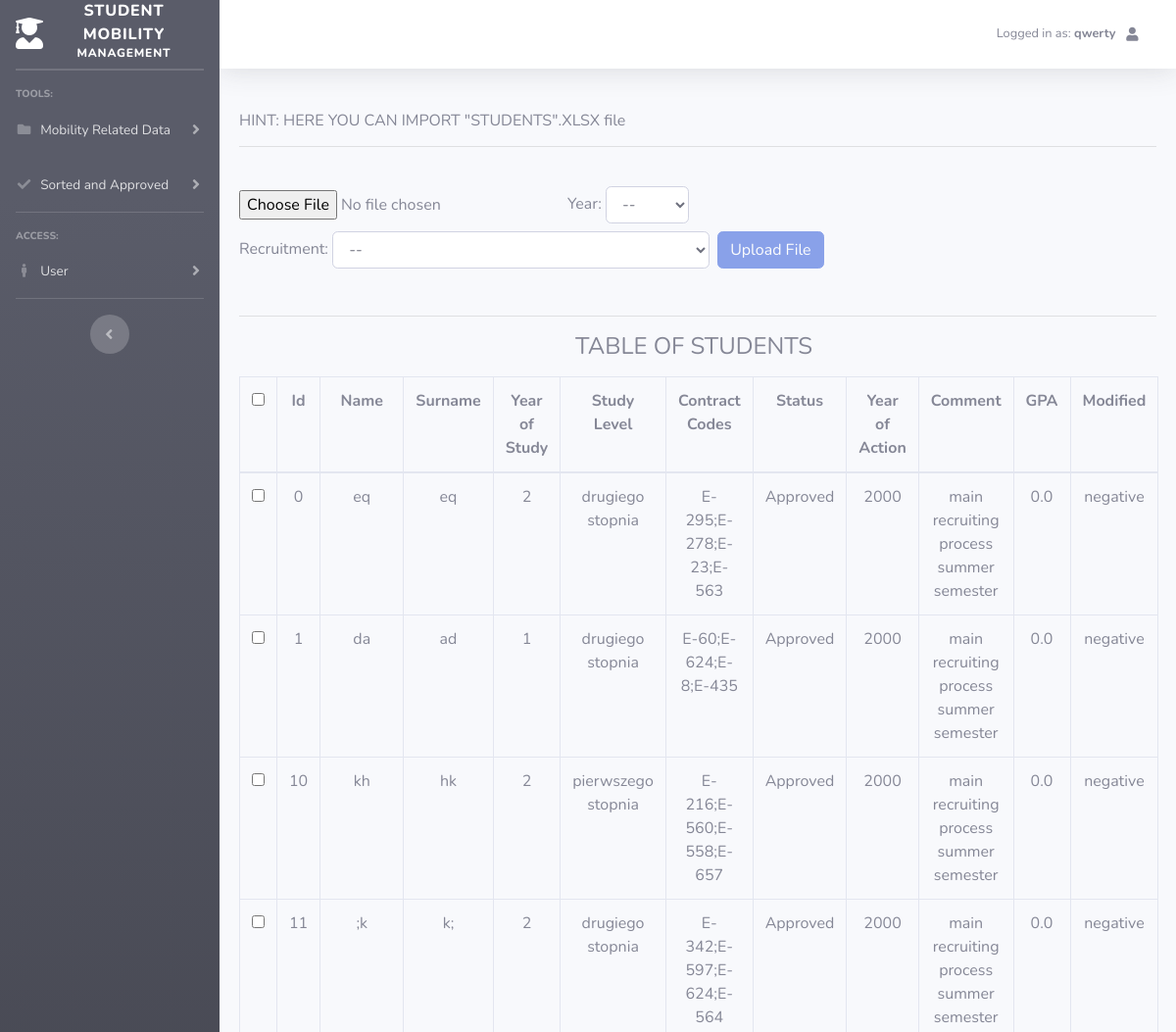
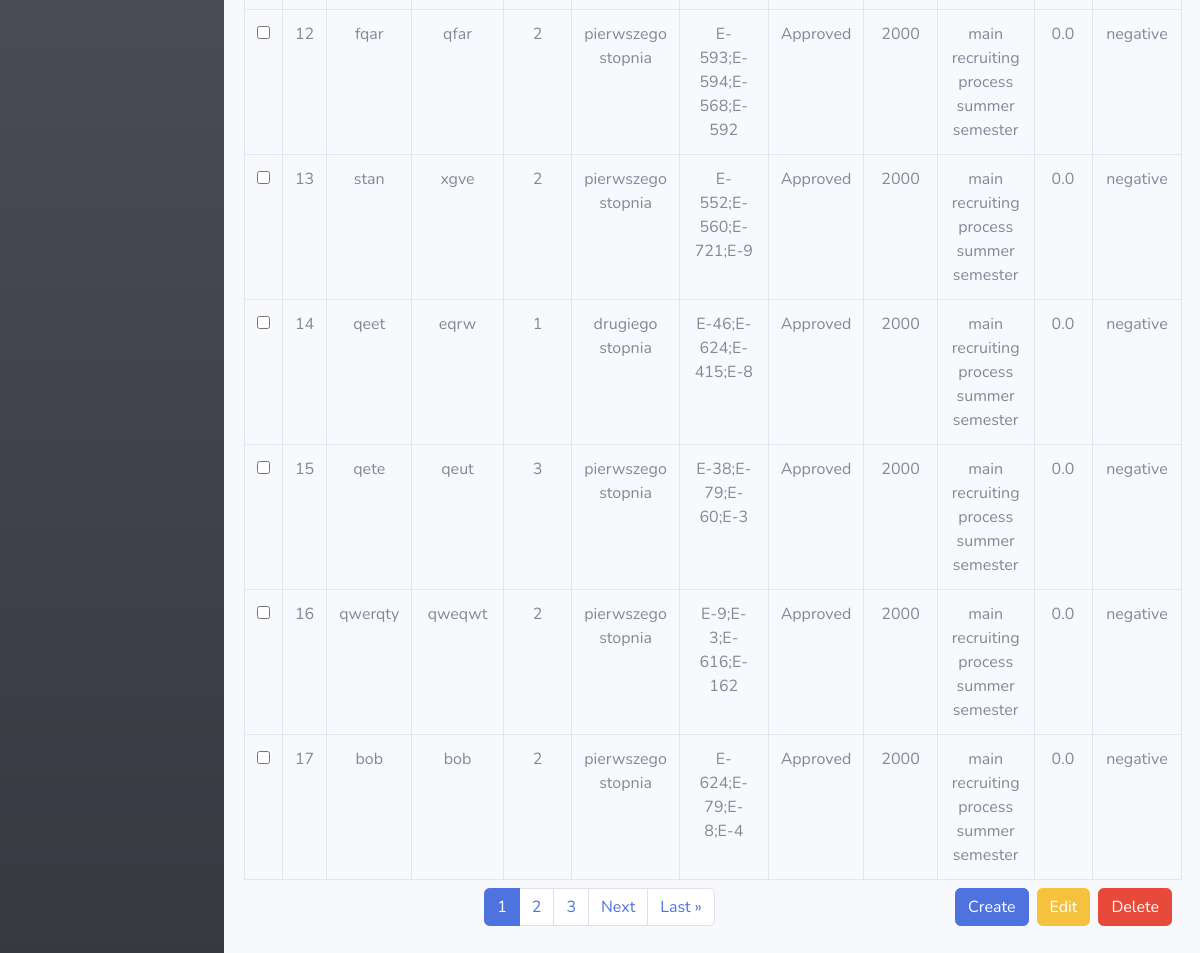
Screenshot of /students-xlsx (signed in) with the database file from the repository (2 pictures, top to bottom).
### api/models.py (models this page shows, shortened)
class Student(models.Model):
    id = models.CharField(max_length=50, primary_key=True)
    name = models.CharField(max_length=50)
    surname = models.CharField(max_length=50)
    year_of_study = models.PositiveIntegerField()
    contract_codes = models.CharField(max_length=25)
    status = models.CharField(max_length=50, choices= APPLICATION_STATUS, default='Pending')
    year = models.CharField(max_length=4, default='2024')
    faculty = models.CharField(max_length=100, choices=FACULTIES, default='None')
    comment = models.TextField(default='None')
    study_level = models.CharField(max_length=20, default='Not Provided')
    gpa = models.FloatField(default=0, blank=True, null=True)  # Add GPA field
    MODIFIED_CHOICES = [
        ('positive', 'Positive'),
        ('negative', 'Negative'),
    ]
    modified = models.CharField(max_length=8, choices=MODIFIED_CHOICES, default='negative')  # Add Modified field

### api/views.py (the view, shortened to what this page needs)
# urls.py: path('students-xlsx',views.UploadStudentDataViewXLSX, name = 'students_xlsx' ),
@login_required(login_url="/login")
def UploadStudentDataViewXLSX(request):
    student_list = Student.objects.all().order_by('id')
    paginator = Paginator(student_list, 10)  # Show 10 students per page
    page_number = request.GET.get('page')
    student_page_obj = paginator.get_page(page_number)
    return render(request, 'studentsXLSX.html', {'student_page_obj': student_page_obj})

### api/templatetags/custom_filters.py (called while the page is built)
@register.filter
def to_range(value, arg):
    return range(int(value), int(arg) + 1)

### api/templates/studentsXLSX.html (shortened to what this page needs)
{% extends 'main/base.html' %}
{% load crispy_forms_tags %}
{% load custom_filters %}
{% block content %}
<h6 align="left">HINT: HERE YOU CAN IMPORT "STUDENTS".XLSX file</h6>
<hr>
<br>
<form method="post" enctype="multipart/form-data" class="form-inline">
    <div class="form-group mb-2 mr-sm-2">
        <input type="file" name="file" id="fileInput" onchange="checkFileInput()">
    </div>
    <div class="mb-2 mr-sm-2">
        <span>Year: </span>
        <select name="year" class="form-control" required>
            <option value="">--</option>
        </select>
    </div>
    <div class="mb-2 mr-sm-2">
        <span>Recruitment: </span>
        <select id="comment" name="comment" class="form-control" required>
            <option value="">--</option>
        </select>
    </div>
    <button type="submit" class="btn btn-primary mb-2" id="uploadButton" disabled>Upload File</button>
</form>
<br>
<hr>
<h4 class="mt-3 mb-2 mr-sm-2"  align="center">TABLE OF STUDENTS</h4>
<form method="post" action="{% url 'delete_student' %}" id="deleteForm">
    <table class="table table-bordered table-hover mt-3 mb-2 mr-sm-2">
        <thead>
            <tr style="text-align:center">
                <th style="vertical-align:top"><input type="checkbox" id="select-all"></th>
                <th style="vertical-align:top">Id</th>
                <th style="vertical-align:top">Name</th>
                <th style="vertical-align:top">Surname</th>
                <th style="vertical-align:top">Year of Study</th>
                <th style="vertical-align:top">Study Level</th>
                <th style="vertical-align:top">Contract Codes</th>
                <th style="vertical-align:top">Status</th>
                <th style="vertical-align:top">Year of Action</th>
                <th style="vertical-align:top">Comment</th>
                <th style="vertical-align:top">GPA</th>
                <th style="vertical-align:top">Modified</th>
            </tr>
        </thead>
        <tbody>
            {% for student in student_page_obj %}
            <tr style="text-align:center">
                <td><input type="checkbox" name="student_ids" value="{{ student.id }}"></td>
                <td>{{ student.id }}</td>
                <td>{{ student.name }}</td>
                <td>{{ student.surname }}</td>
                <td>{{ student.year_of_study }}</td>
                <td>{{ student.study_level }}</td>
                <td>{{ student.contract_codes }}</td>
                <td>{{ student.status }}</td>
                <td>{{ student.year }}</td>
                <td>{{ student.comment }}</td>
                <td>{{ student.gpa }}</td>
                <td>{{ student.modified }}</td>
            </tr>
            {% endfor %}
        </tbody>
    </table>
    <button type="submit" class="btn btn-danger mb-2 mr-sm-2" onclick="confirmDelete()" style="float: right;">Delete</button>
    <button type="button" class="btn btn-warning mb-2 mr-sm-2" onclick="triggerEditModal()" style="float: right;">Edit</button>
</form>
<button class="btn btn-primary mb-2 mr-sm-2" data-toggle="modal" data-target="#newStudentModal" style="float: right;">Create</button>
<nav aria-label="Page navigation for students">
    <ul class="pagination justify-content-center">
        {% for num in student_page_obj.paginator.page_range %}
            {% if student_page_obj.number == num %}
                <li class="page-item active"><a class="page-link">{{ num }}</a></li>
            {% elif num > student_page_obj.number|add:'-3' and num < student_page_obj.number|add:'3' %}
                <li class="page-item"><a class="page-link" href="?page={{ num }}">{{ num }}</a></li>
            {% endif %}
        {% endfor %}
        {% if student_page_obj.has_next %}
            <li class="page-item"><a class="page-link" href="?page={{ student_page_obj.next_page_number }}">Next</a></li>
            <li class="page-item"><a class="page-link" href="?page={{ student_page_obj.paginator.num_pages }}">Last &raquo;</a></li>
        {% endif %}
    </ul>
</nav>
{%endblock%}

### api/templates/main/base.html (shortened to what this page needs)
{%load static%}
<!DOCTYPE html>
<html lang="en">
<head>
  <link href="https://cdnjs.cloudflare.com/ajax/libs/font-awesome/5.11.2/css/all.min.css" rel="stylesheet" type="text/css">
  <link href="{% static 'css/sb-admin-2.min.css' %}" rel="stylesheet">
</head>
<body id="page-top">
  <div id="wrapper">
    <ul class="navbar-nav bg-gradient-dark sidebar sidebar-dark accordion" id="accordionSidebar">
      <a class="sidebar-brand d-flex align-items-center justify-content-center" href="/home">
        <div class="sidebar-brand-icon">
          <i class="fas fa-user-graduate"  ></i>
        </div>
        <div class="sidebar-brand-text mx-3">Student Mobility <sup>Management</sup></div>
      </a>
      <hr class="sidebar-divider my-0">
      <hr class="sidebar-divider">
      <div class="sidebar-heading"> Tools: </div>
      <li class="nav-item">
        <a class="nav-link collapsed" href="#" data-toggle="collapse" data-target="#collapseMobilityData" aria-expanded="true" aria-controls="collapseMobilityData">
          <i class="fas fa-fw fa-folder"></i>
          <span>Mobility Related Data</span>
        </a>
      </li>
      <li class="nav-item">
        <a class="nav-link collapsed" href="#" data-toggle="collapse" data-target="#collapseSortedApproved" aria-expanded="true" aria-controls="collapseSortedApproved">
          <i class="fas fa-fw fa-check"></i>
          <span>Sorted and Approved</span>
        </a>
      </li>
      <hr class="sidebar-divider d-none d-md-block">
      <div class="sidebar-heading"> access: </div>
      <li class="nav-item">
        <a class="nav-link collapsed" href="#" data-toggle="collapse" data-target="#collapseAuthentication" aria-expanded="true" aria-controls="collapseAuthentication">
          <i class="fas fa-fw fa-male"></i>
          <span>User</span>
        </a>
      </li>
      <hr class="sidebar-divider d-none d-md-block">
      <div class="text-center d-none d-md-inline">
        <button class="rounded-circle border-0" id="sidebarToggle"></button>
      </div>
    </ul>
    <div id="content-wrapper" class="d-flex flex-column">
      <div id="content">
        <nav class="navbar navbar-expand navbar-light bg-white topbar mb-4 static-top shadow full-width-navbar">
          <ul class="navbar-nav ml-auto">
            {% if user.is_authenticated %}
            <li class="nav-item dropdown no-arrow">
              <a class="nav-link dropdown-toggle" href="#" id="userDropdown" role="button"
                 data-toggle="dropdown" aria-haspopup="true" aria-expanded="false">
                <span class="mr-2 d-none d-lg-inline small text-gray-600">Logged in as: <b >{{ user.username }}</b></span>
                <i class="fas fa-user fa-sm fa-fw mr-2 text-gray-600"></i>
              </a>
            </li>
            {% endif %}
          </ul>
        </nav>
        <div class="centered-content">
          {% block content %}
          {% endblock content %}
        </div>
      </div>
    </div>
  </div>
</body>
</html>

### api/templates/main/base.html (style rules this page uses)
.full-width-navbar { width: 100%; }
.centered-content { max-width: 1200px; margin: 0 auto; padding: 20px; }

### rows the page displays
Student: id "0", name "eq", surname "eq", year_of_study "2", study_level "drugiego stopnia", contract_codes "E-295;E-278;E-23;E-563", status "Approved", year "2000", comment "main recruiting process summer semester", gpa "0.0", modified "negative"
Student: id "1", name "da", surname "ad", year_of_study "1", study_level "drugiego stopnia", contract_codes "E-60;E-624;E-8;E-435", status "Approved", year "2000", comment "main recruiting process summer semester", gpa "0.0", modified "negative"
Student: id "10", name "kh", surname "hk", year_of_study "2", study_level "pierwszego stopnia", contract_codes "E-216;E-560;E-558;E-657", status "Approved", year "2000", comment "main recruiting process summer semester", gpa "0.0", modified "negative"
Student: id "11", name ";k", surname "k;", year_of_study "2", study_level "drugiego stopnia", contract_codes "E-342;E-597;E-624;E-564", status "Approved", year "2000", comment "main recruiting process summer semester", gpa "0.0", modified "negative"
Student: id "12", name "fqar", surname "qfar", year_of_study "2", study_level "pierwszego stopnia", contract_codes "E-593;E-594;E-568;E-592", status "Approved", year "2000", comment "main recruiting process summer semester", gpa "0.0", modified "negative"
Student: id "13", name "stan", surname "xgve", year_of_study "2", study_level "pierwszego stopnia", contract_codes "E-552;E-560;E-721;E-9", status "Approved", year "2000", comment "main recruiting process summer semester", gpa "0.0", modified "negative"
Student: id "14", name "qeet", surname "eqrw", year_of_study "1", study_level "drugiego stopnia", contract_codes "E-46;E-624;E-415;E-8", status "Approved", year "2000", comment "main recruiting process summer semester", gpa "0.0", modified "negative"
Student: id "15", name "qete", surname "qeut", year_of_study "3", study_level "pierwszego stopnia", contract_codes "E-38;E-79;E-60;E-3", status "Approved", year "2000", comment "main recruiting process summer semester", gpa "0.0", modified "negative"
Student: id "16", name "qwerqty", surname "qweqwt", year_of_study "2", study_level "pierwszego stopnia", contract_codes "E-9;E-3;E-616;E-162", status "Approved", year "2000", comment "main recruiting process summer semester", gpa "0.0", modified "negative"
Student: id "17", name "bob", surname "bob", year_of_study "2", study_level "pierwszego stopnia", contract_codes "E-624;E-79;E-8;E-4", status "Approved", year "2000", comment "main recruiting process summer semester", gpa "0.0", modified "negative"

### other values shown
{{ user.username }} "qwerty"
{{ num }} "1"
{{ num }} "2" "3"
